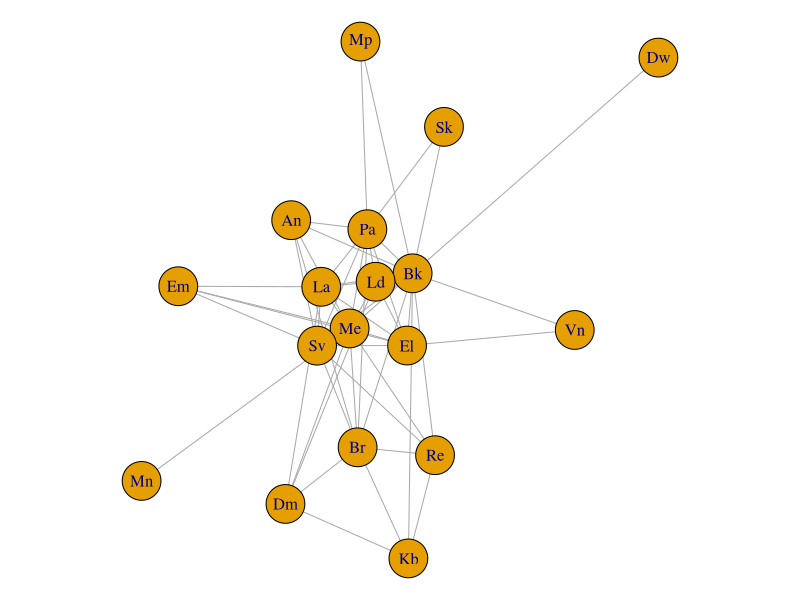
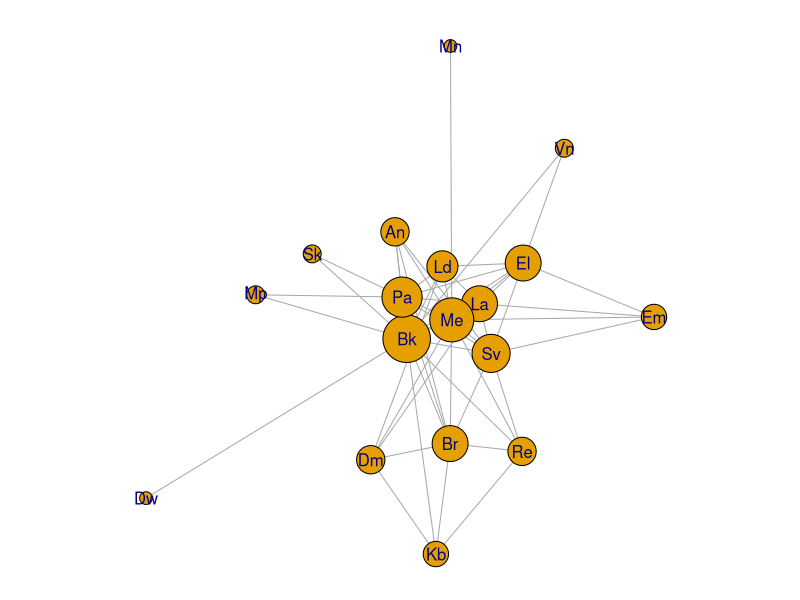
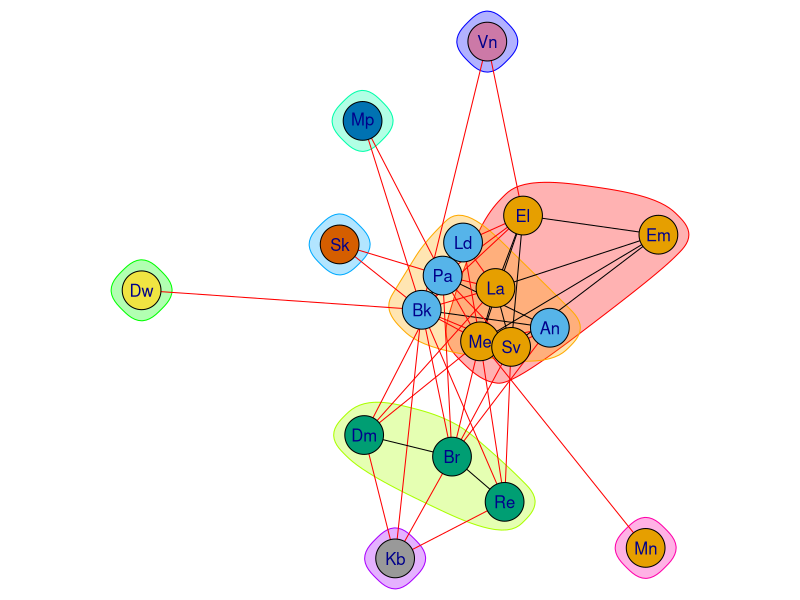

The R script that drew these images, in order: (Note: this script raises an error after producing the figures.)
library(igraph)

# table 5.2 from
# Hole, F.D. and J.B. Campbell. Soil Landscape Analysis. Rowman Allanheld, 1985.

# hand-keyed values
# lower-triangle is encoded as NA
x <- read.table('misc/package-data/table-5.2.txt', sep = ',')

# check: OK
str(x)
x

nm <- c('An', 'Bk', 'Br', 'Dm', 'Dw', 'La', 'Ld', 'Me', 'Mp', 'Pa', 'Re', 'Sk', 'Sv', 'Vn', 'Kb', 'El', 'Mn', 'Em')

# DF -> matrix
x <- as.matrix(x)
dimnames(x) <- list(nm, nm)

# check: OK
x

# 2025-07-01: igraph does not accept NA in adj matrix
x[lower.tri(x)] <- 0
diag(x) <- 0

# note special incantation to get the "correct" graph structure
g <- graph_from_adjacency_matrix(x, mode = 'upper', diag = FALSE, weighted = TRUE)

# does it make sense?
# seems to
par(mar = c(0,0,0,0))
plot(g)

plot(g, vertex.size = sqrt(igraph::degree(g) * 25), vertex.label.family = 'sans')

# find communities
cm <- igraph::cluster_walktrap(g)
plot(cm, g, vertex.label.family = 'sans')

# rename / save
table5.2 <- x
save(table5.2, file = 'data/table5.2.rda', compress = 'xz')



